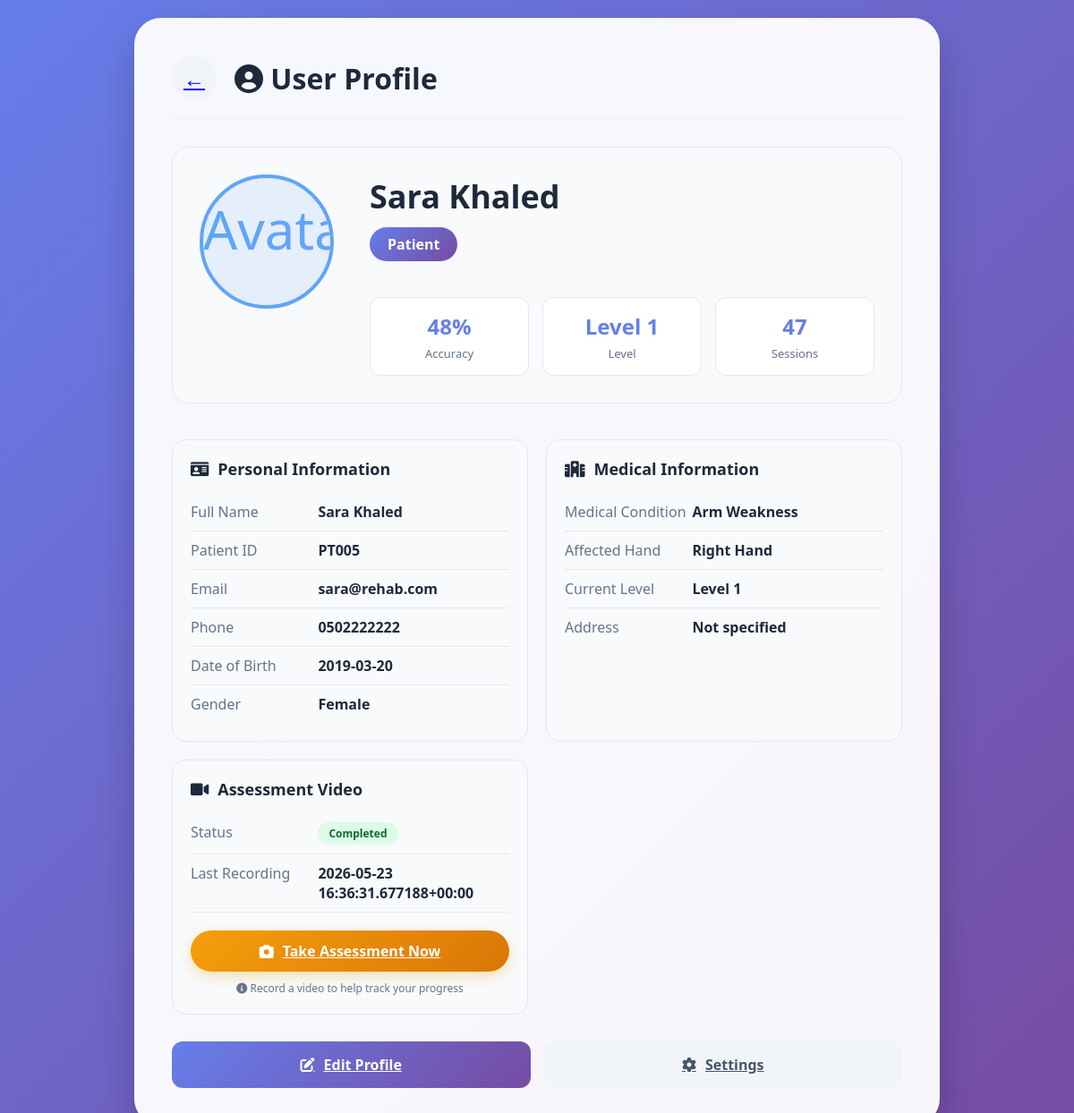
Page /profile/ (signed in) on the earlier database version.
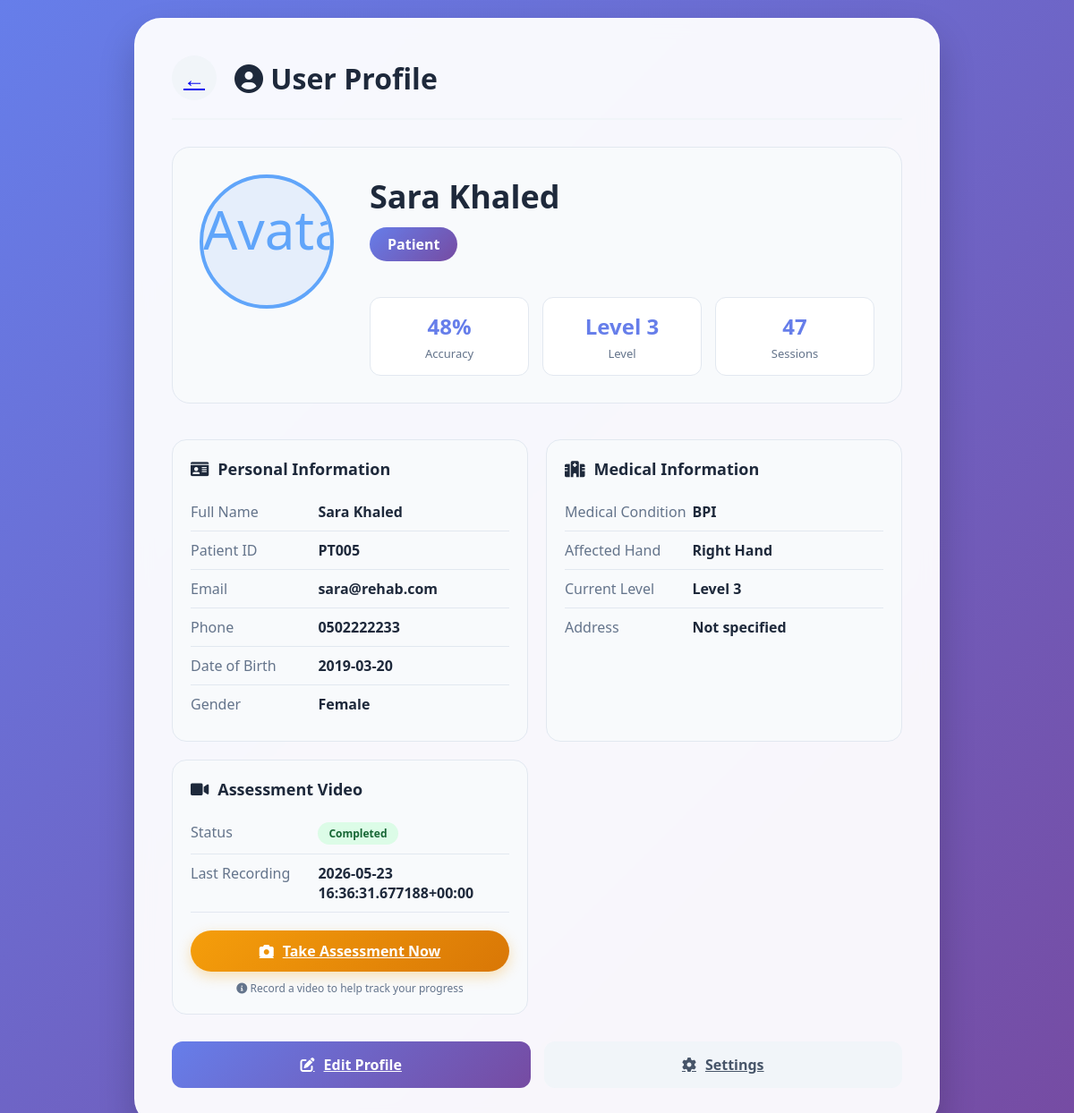
Same page on the later database version.
### api/models.py (models this page shows, shortened)
class Patients(models.Model):
    user = models.OneToOneField(Users, models.DO_NOTHING)
    patient_id = models.TextField(unique=True)
    date_of_birth = models.TextField()
    gender = models.TextField()
    medical_condition = models.TextField()
    therapy_type = models.TextField()
    current_level = models.IntegerField(blank=True, null=True)
    assigned_doctor_id = models.IntegerField(blank=True, null=True)
    emergency_contact_name = models.TextField(blank=True, null=True)
    emergency_contact_phone = models.TextField(blank=True, null=True)
    address = models.TextField(blank=True, null=True)
    city = models.TextField(blank=True, null=True)
    country = models.TextField(blank=True, null=True)
    shoulder_strength = models.IntegerField(blank=True, null=True)
    shoulder_external_strength = models.IntegerField(blank=True, null=True)
    elbow_strength = models.IntegerField(blank=True, null=True)
    grip_strength = models.IntegerField(blank=True, null=True)
    affected_hand = models.TextField()
    photo_url = models.TextField(blank=True, null=True)
    has_assessment_video = models.IntegerField(blank=True, null=True, default=0)
    assessment_date = models.TextField(blank=True, null=True)
    class Meta:
        managed = False
        db_table = 'patients'

class Users(models.Model):
    id = models.AutoField(primary_key=True)
    name = models.CharField(max_length=100)
    email = models.CharField(unique=True, max_length=100)
    password = models.CharField(max_length=255)
    role = models.CharField(max_length=10)
    phone = models.CharField(max_length=20)
    avatar = models.CharField(max_length=255)
    is_active = models.IntegerField(blank=True, null=True)
    last_login = models.TextField(blank=True, null=True)
    created_at = models.TextField(blank=True, null=True)
    updated_at = models.TextField(blank=True, null=True)
    class Meta:
        managed = False
        db_table = 'users'

### api/views.py (the view)
# urls.py: path('profile/', views.profile, name='profile'),
def profile(request):
    user_id = request.session.get('user_id')
    if not user_id:
        return redirect('/gamer-login/')
    try:
        user = Users.objects.get(id=user_id)
    except Users.DoesNotExist:
        return redirect('/gamer-login/')
    context = {'user': user, 'role': user.role}
    if user.role == 'doctor':
        try:
            doctor = Doctors.objects.get(user=user)
        except Doctors.DoesNotExist:
            doctor = None
        patient_count = Patients.objects.filter(
            assigned_doctor_id=user.id
        ).count()
        total_sessions = GameSessions.objects.filter(
            patient__assigned_doctor_id=user.id
        ).count()
        context.update({
            'doctor': doctor,
            'patient_count': patient_count,
            'total_sessions': total_sessions,
        })
    else:
        try:
            patient = Patients.objects.get(user=user)
        except Patients.DoesNotExist:
            patient = None
        from django.db.models import Avg, Count
        stats = GameSessions.objects.filter(
            patient__user=user
        ).aggregate(
            avg_accuracy=Avg('accuracy'),
            total_sessions=Count('id'),
        )
        avg_accuracy = stats['avg_accuracy']
        accuracy_display = (
            f"{round(avg_accuracy)}%" if avg_accuracy is not None else "0%"
        )
        context.update({
            'patient': patient,
            'accuracy_display': accuracy_display,
            'total_sessions': stats['total_sessions'] or 0,
        })
    return render(request, 'profile.html', context)

### templates/profile.html (shortened to what the changed rows need)
{% load static %}
<!DOCTYPE html>
<html lang="en">
<head>
    <link rel="stylesheet" href="https://cdnjs.cloudflare.com/ajax/libs/font-awesome/6.0.0-beta3/css/all.min.css">
    <link rel="stylesheet" href="{% static 'css/style.css' %}">
</head>
<body>
    <div class="profile-container">
        <div class="profile-header">
            <h2><i class="fas fa-user-circle"></i> User Profile</h2>
        </div>
        <div class="profile-card">
            <div class="profile-info">
                <div class="profile-name">{{ user.name }}</div>
                <div class="profile-role">{{ role|capfirst }}</div>
                <div class="profile-stats">
                    {% if role == 'doctor' %}
                        <div class="stat-box">
                            <div class="stat-value">{{ patient_count }}</div>
                            <div class="stat-label">Patients</div>
                        </div>
                        <div class="stat-box">
                            <div class="stat-value">{% if doctor.experience %}{{ doctor.experience }} yrs{% else %}—{% endif %}</div>
                            <div class="stat-label">Experience</div>
                        </div>
                        <div class="stat-box">
                            <div class="stat-value">{{ total_sessions }}</div>
                            <div class="stat-label">Sessions</div>
                        </div>
                    {% else %}
                        <div class="stat-box">
                        </div>
                        <div class="stat-box">
                            <div class="stat-value">Level {% if patient %}{{ patient.current_level|default:"0" }}{% else %}0{% endif %}</div>
                            <div class="stat-label">Level</div>
                        </div>
                        <div class="stat-box">
                        </div>
                    {% endif %}
                </div>
            </div>
        </div>
        <div class="info-grid">
            <div class="info-card">
                <div class="info-row">
                    <span class="info-label">Full Name</span>
                    <span class="info-value">{{ user.name }}</span>
                </div>
                <div class="info-row">
                    <span class="info-label">{% if role == 'doctor' %}Doctor ID{% else %}Patient ID{% endif %}</span>
                    <span class="info-value">
                        {% if role == 'doctor' %}
                            {% if doctor %}{{ doctor.doctor_id }}{% else %}—{% endif %}
                        {% else %}
                            {% if patient %}{{ patient.patient_id }}{% else %}—{% endif %}
                        {% endif %}
                    </span>
                </div>
                <div class="info-row">
                    <span class="info-label">Email</span>
                    <span class="info-value">{{ user.email }}</span>
                </div>
                <div class="info-row">
                    <span class="info-label">Phone</span>
                    <span class="info-value">{{ user.phone|default:"Not specified" }}</span>
                </div>
                {% if role == 'patient' %}
                <div class="info-row">
                    <span class="info-label">Date of Birth</span>
                    <span class="info-value">{% if patient and patient.date_of_birth %}{{ patient.date_of_birth }}{% else %}Not specified{% endif %}</span>
                </div>
                <div class="info-row">
                    <span class="info-label">Gender</span>
                    <span class="info-value">{% if patient and patient.gender %}{{ patient.gender|capfirst }}{% else %}Not specified{% endif %}</span>
                </div>
                {% endif %}
            </div>
            {% if role == 'patient' %}
            <div class="info-card">
                <div class="info-row">
                    <span class="info-label">Medical Condition</span>
                    <span class="info-value">{% if patient %}{{ patient.medical_condition|default:"Not specified" }}{% else %}Not specified{% endif %}</span>
                </div>
                <div class="info-row">
                    <span class="info-label">Affected Hand</span>
                    <span class="info-value">{% if patient and patient.affected_hand %}{{ patient.affected_hand|capfirst }} Hand{% else %}Not specified{% endif %}</span>
                </div>
                <div class="info-row">
                    <span class="info-label">Current Level</span>
                    <span class="info-value">Level {% if patient %}{{ patient.current_level|default:"0" }}{% else %}0{% endif %}</span>
                </div>
            </div>
            {% endif %}
            {% if role == 'patient' %}
            <div class="info-card">
                <div class="info-row">
                    <span class="info-label">Last Recording</span>
                    <span class="info-value">{% if patient and patient.assessment_date %}{{ patient.assessment_date }}{% else %}Never{% endif %}</span>
                </div>
            </div>
            {% endif %}
        </div>
    </div>
</body>
</html>

Differences in the rows shown:
changed Users "Sara Khaled": phone "0502222222" → "0502222233"
changed Patients "PT005": current_level "1" → "3"; medical_condition "Arm Weakness" → "BPI"
